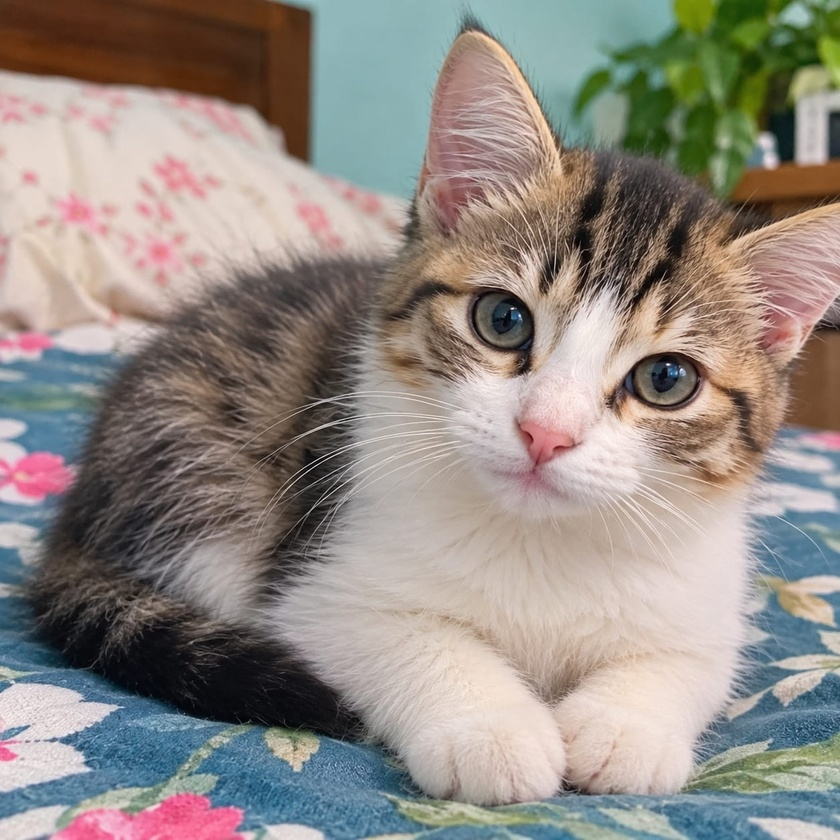
#> input picture Gamma_Work/input.jpg, 840 x 840 px, shrunk from 1254 x 1254 before the run
$ python gamma_work.py
#> lines starting #> are read from the running program, lines starting #| are printed output that depends on the picture
import os
import numpy as np
import matplotlib.pyplot as plt
from PIL import Image


here = os.path.dirname(os.path.abspath(__file__))
def in_here(name):
    return os.path.join(here, name)


src = Image.open(in_here("input.jpg")).convert("L")
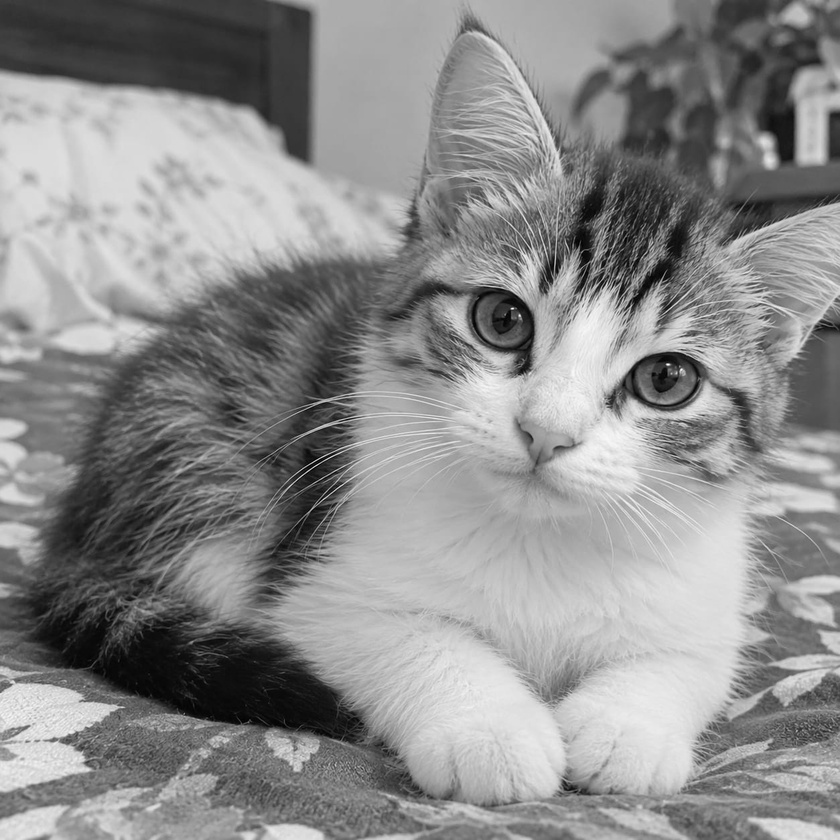
#> src: PIL image 840x840 L; min 0, max 254, mean 140.3
px = np.asarray(src, dtype=np.uint8)

# 0-255 prottek brightness-er notun value age-i hishab kore rakhi
def make_lut(g):
    levels = np.arange(256) / 255.0
    return np.uint8(np.clip((levels ** g) * 255, 0, 255))

# gamma < 1 hole ujjol, gamma > 1 hole dark
trials = [0.3, 0.5, 1.0, 2.2]

fig, axes = plt.subplots(2, len(trials), figsize=(15, 7))
fig.suptitle("Gamma trial - amar chobi", fontsize=13)

for col, g in enumerate(trials):
    lut = make_lut(g)
    out = lut[px]

    axes[0, col].imshow(out, cmap="gray", vmin=0, vmax=255)
    axes[0, col].set_title(f"gamma = {g}")
    axes[0, col].axis("off")

    axes[1, col].plot(lut, color="crimson", lw=2)
    axes[1, col].set_title("transfer curve")
    axes[1, col].set_xlim(0, 255)
    axes[1, col].set_ylim(0, 255)
    axes[1, col].grid(alpha=0.3)


    Image.fromarray(out).save(in_here(f"my_gamma_{g}.jpg"))
#> this loop made 4 passes
#> pass 1, `out = lut[px]`:
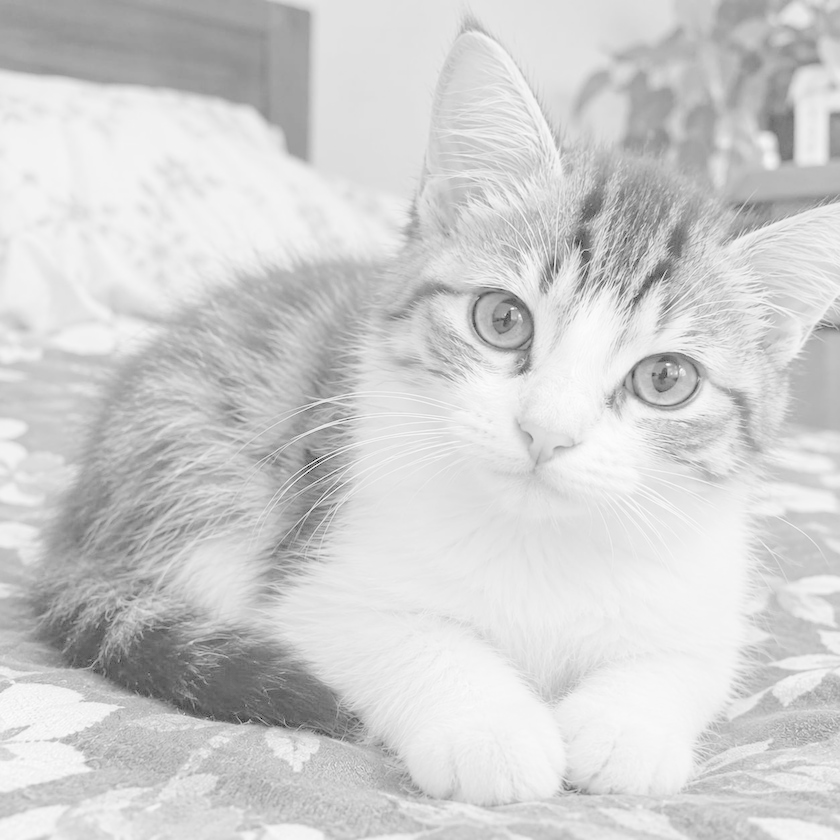
#> out: shape (840, 840); min 0, max 254, mean 207.4
#> pass 2, `out = lut[px]`:
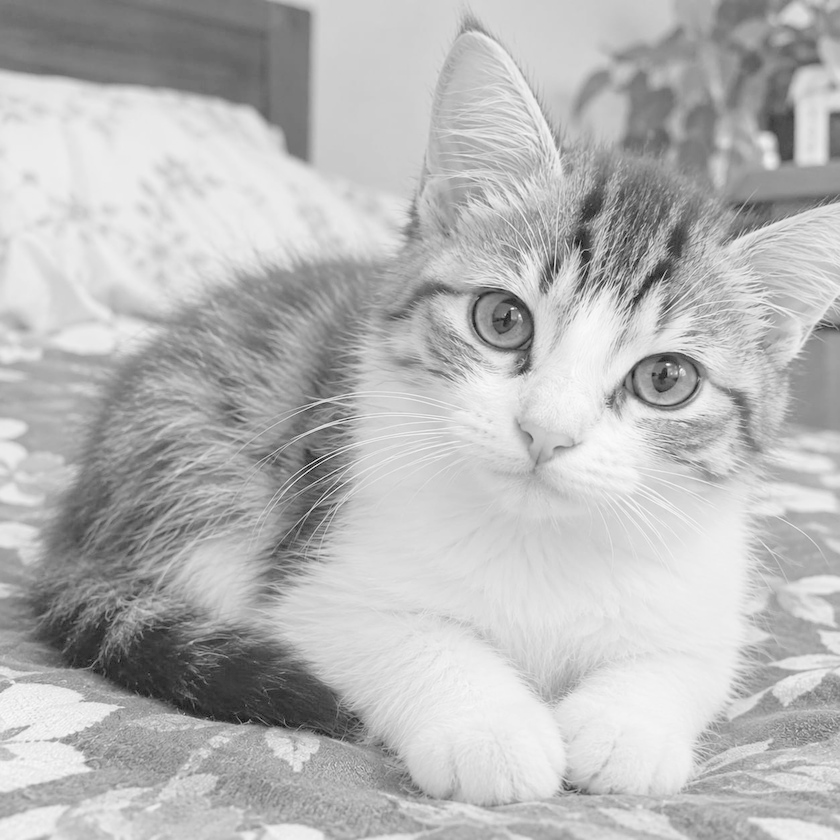
#> out: shape (840, 840); min 0, max 254, mean 183.4
#> after the loop:
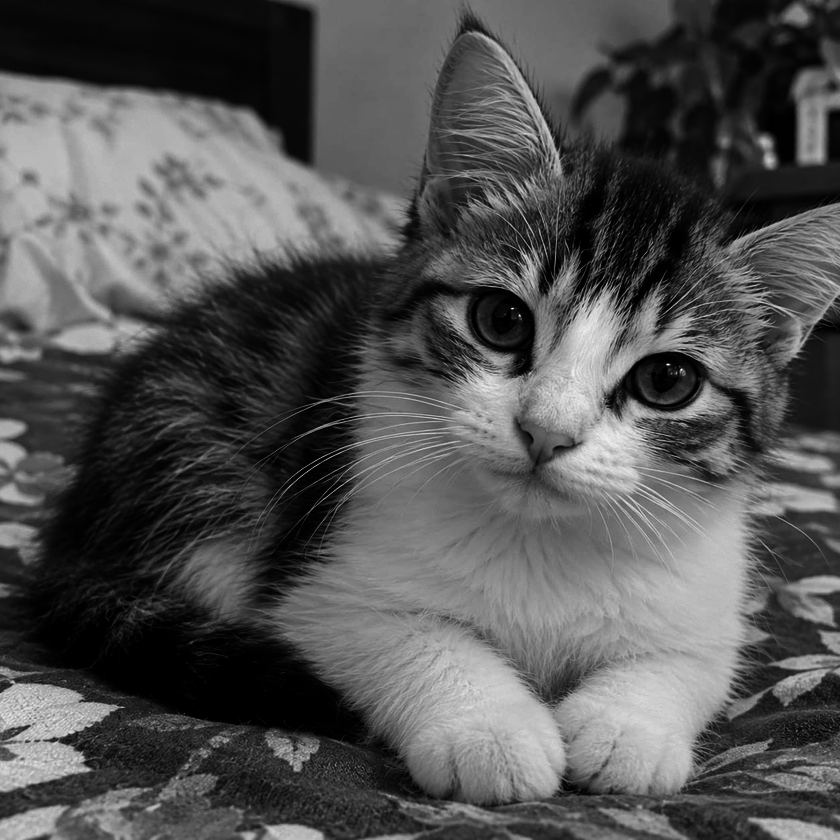
#> out: shape (840, 840); min 0, max 252, mean 83.1

plt.tight_layout()
plt.savefig(in_here("my_gamma_result.png"), dpi=120)
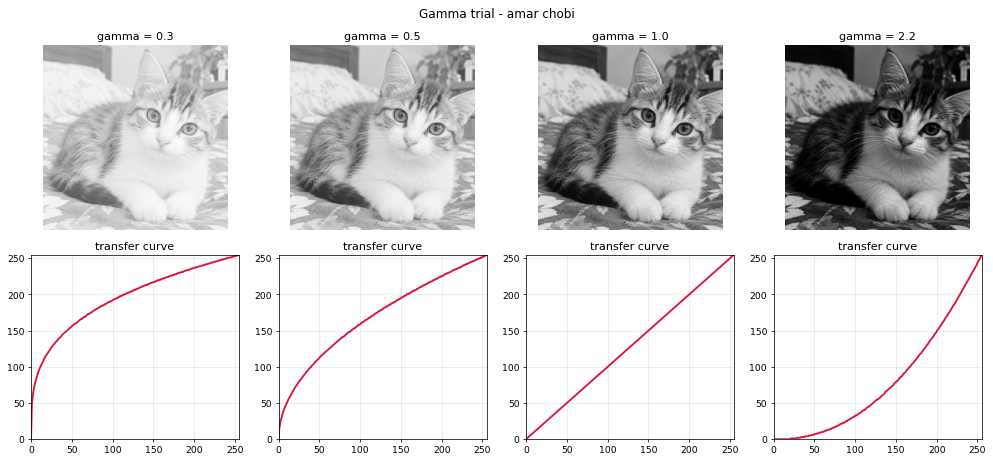
#> figure drawn by matplotlib, 8 panels; panel 5: curve peaks at x = 255, y = 255; panel 6: curve peaks at x = 255, y = 255; panel 7: curve peaks at x = 255, y = 255; panel 8: curve peaks at x = 255, y = 255


for g in trials:
    print(f"gamma {g}: mean brightness = {make_lut(g)[px].mean():.1f}")

print("kaj shesh, file save hoyeche:", here)
plt.show()
